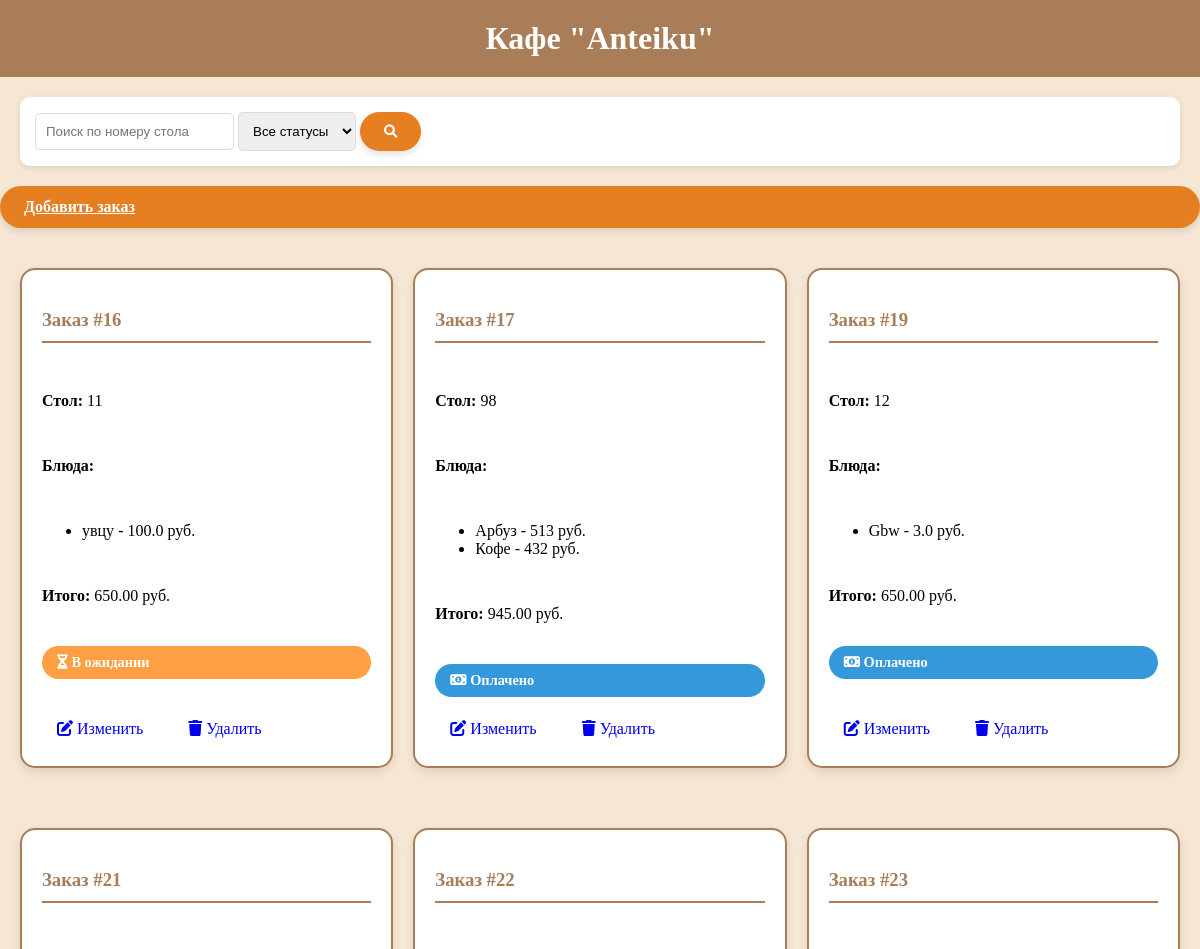
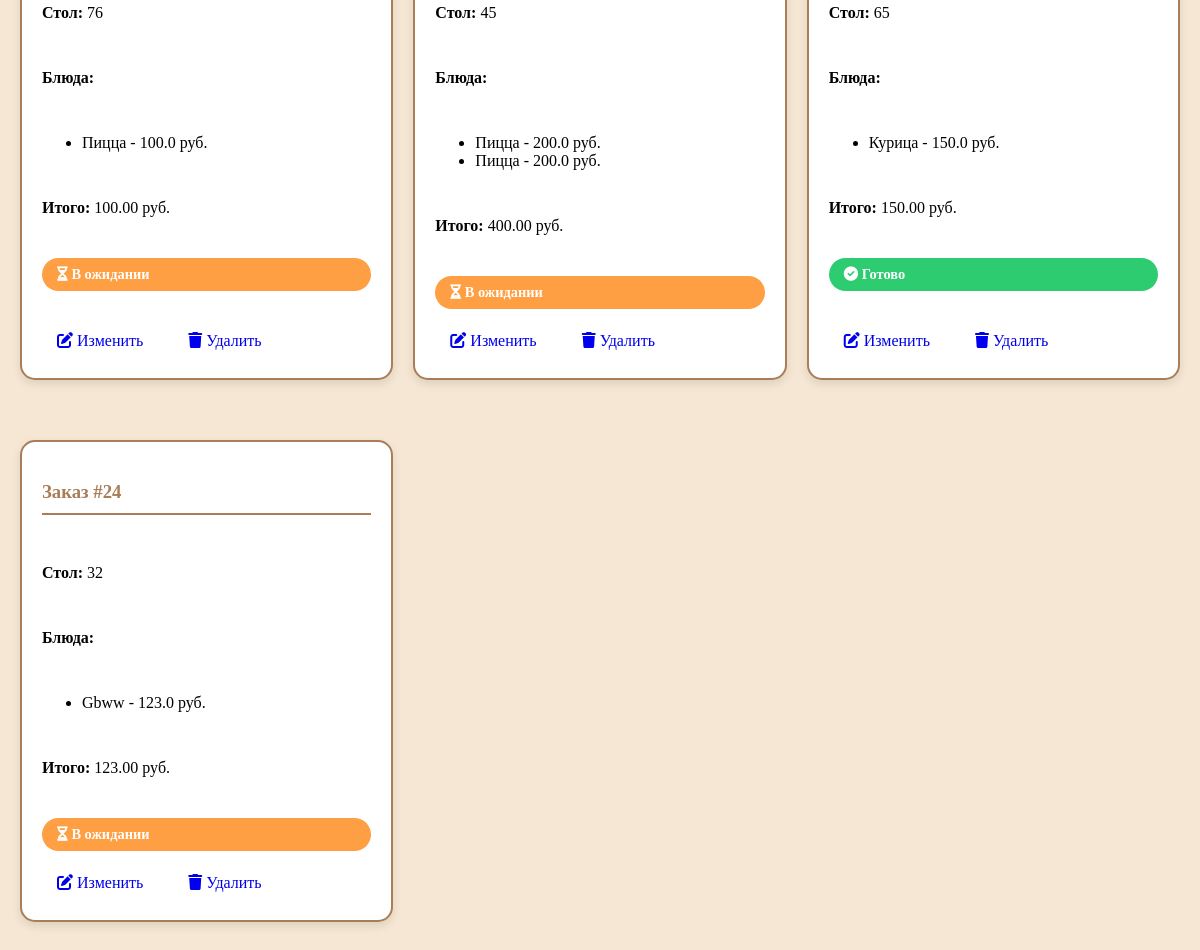
The app's page /, older data (2 pictures, top to bottom).
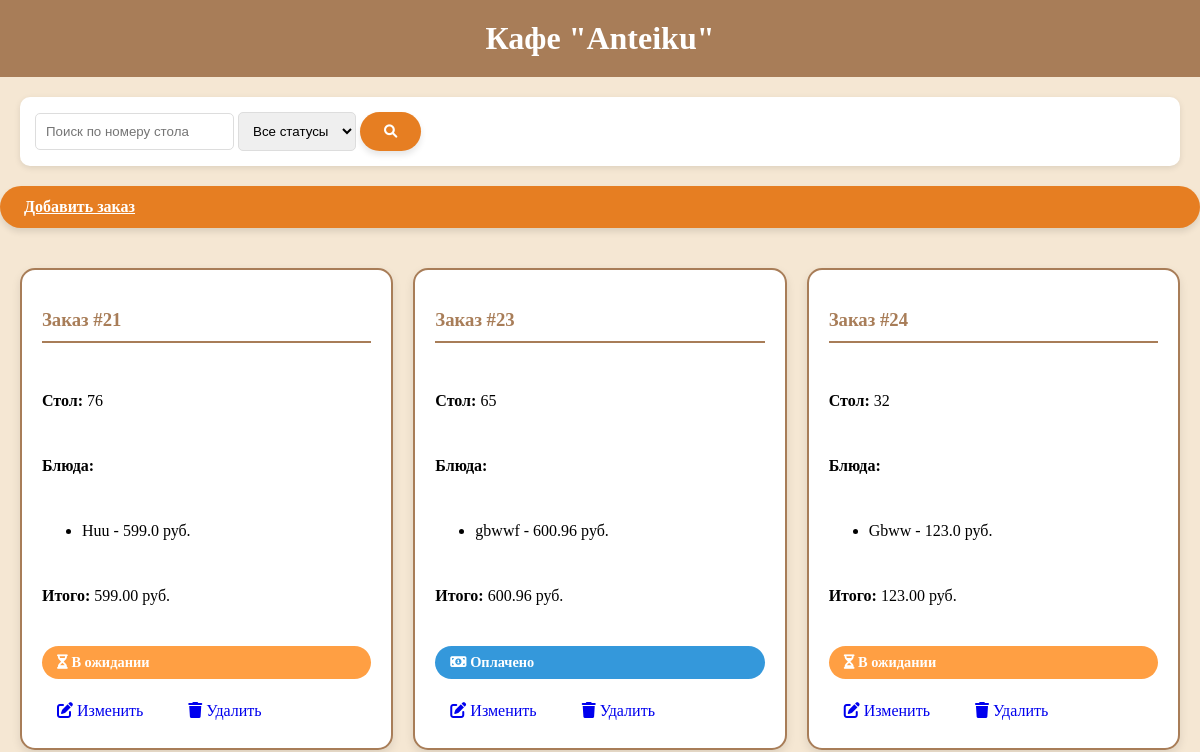
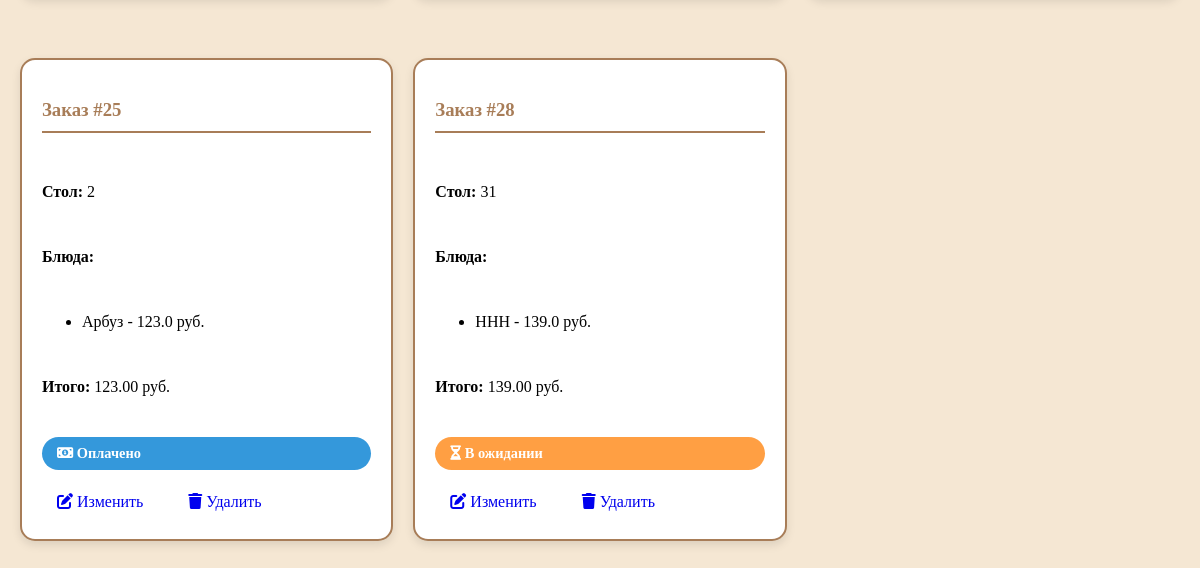
The same page, newer data (2 pictures, top to bottom).
### orders/models.py (models this page shows, shortened)
class Order(models.Model):
    STATUS_CHOICES = [
        ('pending', 'В ожидании'),
        ('ready', 'Готово'),
        ('paid', 'Оплачено'),
    ]
    table_number = models.PositiveIntegerField(
        verbose_name="Номер стола"
    )
    items = models.JSONField(
        verbose_name="Список блюд",
        default=list,
    )
    total_price = models.DecimalField(
        max_digits=10,
        decimal_places=2,
        verbose_name="Общая стоимость",
        blank=True,
        null=True,
    )
    status = models.CharField(
        max_length=10,
        choices=STATUS_CHOICES,
        default='pending',
        verbose_name="Статус",
    )
    created_at = models.DateTimeField(
        auto_now_add=True,
        verbose_name="Дата создания",
    )

### orders/views.py (the view)
# urls.py: path('', views.order_list, name='order_list'),
def order_list(request):
    query = request.GET.get('q', '')
    status_filter = request.GET.get('status', '')
    orders = Order.objects.all()
    if query:
        orders = orders.filter(table_number__icontains=query)
    if status_filter:
        orders = orders.filter(status=status_filter)
    return render(
        request,
        'orders/order_list.html',
        {
            'orders': orders,
            'query': query,
            'status_filter': status_filter,
        },
    )

### orders/templates/orders/order_list.html (shortened to what this page needs)
<!DOCTYPE html>
<html>
<head>
    {% load static %}
    <link rel="stylesheet" href="{% static 'orders/styles.css' %}">
    <link rel="stylesheet" href="https://cdnjs.cloudflare.com/ajax/libs/font-awesome/6.0.0/css/all.min.css">
</head>
<body>
    <header>Кафе "Anteiku"</header>
    <div class="search-container">
        <form method="get">
            <input type="text" name="q" placeholder="Поиск по номеру стола" value="{{ query|default_if_none:'' }}">
            <select name="status">
                <option value="">Все статусы</option>
            </select>
            <button type="submit"><i class="fas fa-search"></i></button>
        </form>
    </div>
    <a href="{% url 'create_order' %}" class="button">Добавить заказ</a>
    <div class="order-list">
        {% for order in orders %}
        <div class="order-card">
            <h3>Заказ #{{ order.id }}</h3>
            <p><strong>Стол:</strong> {{ order.table_number }}</p>
            <p><strong>Блюда:</strong></p>
            <ul>
                {% for item in order.items %}
                <li>{{ item.name }} - {{ item.price }} руб.</li>
                {% endfor %}
            </ul>
            <p><strong>Итого:</strong> {{ order.total_price }} руб.</p>
            <div class="status {{ order.status }}">
                {% if order.status == 'pending' %}
                    <i class="fas fa-hourglass-half"></i> В ожидании
                {% elif order.status == 'ready' %}
                    <i class="fas fa-check-circle"></i> Готово
                {% else %}
                    <i class="fas fa-money-bill-alt"></i> Оплачено
                {% endif %}
            </div>
            <div class="actions">
                <a href="{% url 'update_order' order.id %}">
                    <i class="fas fa-edit"></i> Изменить
                </a>
                <a href="{% url 'delete_order' order.id %}">
                    <i class="fas fa-trash"></i> Удалить
                </a>
            </div>
        </div>
        {% empty %}
        <div class="order-card">
            <p>Нет заказов.</p>
        </div>
        {% endfor %}
    </div>
</body>
</html>

Row changes from the older to the newer data that the page shows:
removed Order: id "16", table_number "11", name "увцу", price "100.0", total_price "650.00", status "pending" (drawn)
removed Order: id "17", table_number "98", name "Арбуз" "Кофе", price "513" "432", total_price "945.00", status "paid" (drawn)
removed Order: id "19", table_number "12", name "Gbw", price "3.0", total_price "650.00", status "paid" (drawn)
removed Order: id "22", table_number "45", name "Пицца" "Пицца", price "200.0" "200.0", total_price "400.00", status "pending" (drawn)
changed Order id 21: total_price "100.00" → "599.00"
changed Order id 23: total_price "150.00" → "600.96"; status "Готово" → "Оплачено"
added Order: id "25", table_number "2", name "Арбуз", price "123.0", total_price "123.00", status "paid" (drawn)
added Order: id "28", table_number "31", name "HHH", price "139.0", total_price "139.00", status "pending" (drawn)
Text that changed along with them:
new list line: "Huu - 599.0 руб."
new list line: "gbwwf - 600.96 руб."
list line gone: "Пицца - 100.0 руб."
list line gone: "Курица - 150.0 руб."
